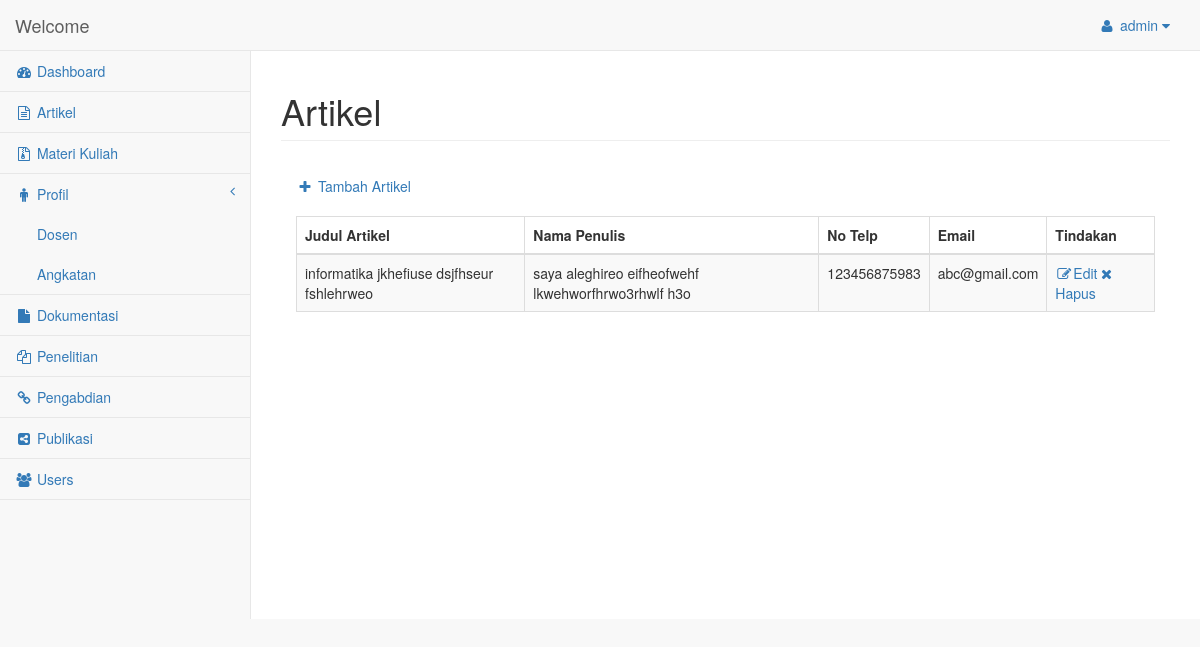
/artikel.php (signed in), run on an earlier commit of the app's database.
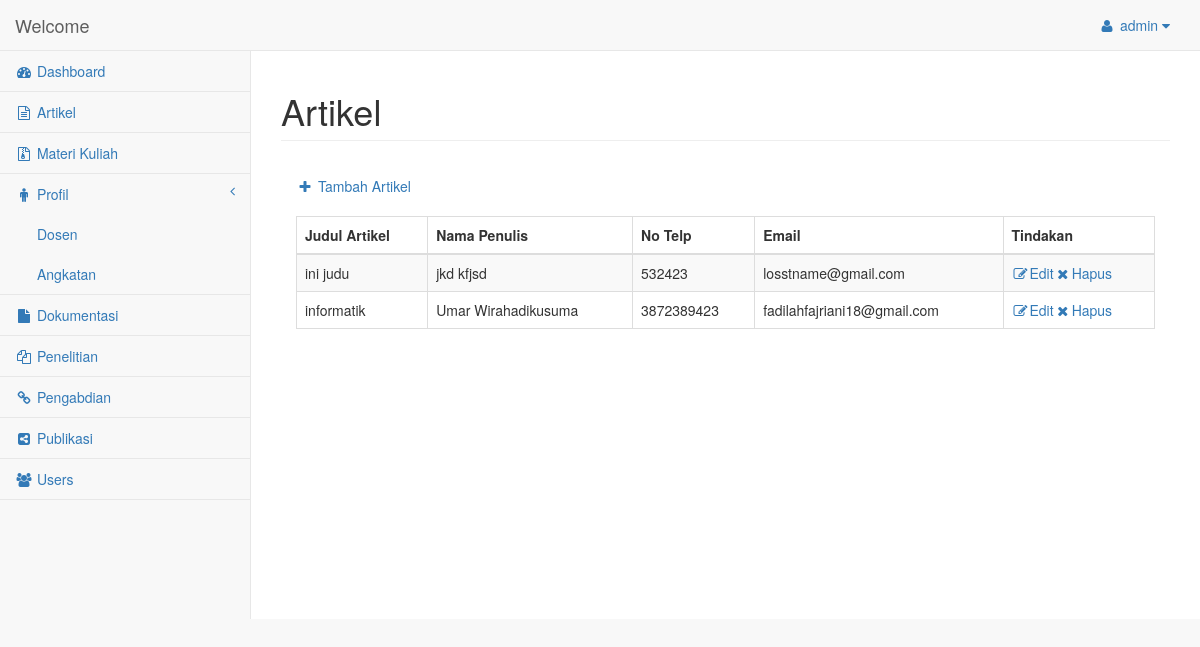
And on a later commit of the database.
### tables this page shows
CREATE TABLE IF NOT EXISTS `post_artikel` (
  `id` int(50) NOT NULL AUTO_INCREMENT,
  `tanggal` date NOT NULL,
  `Nama` char(50) NOT NULL,
  `Topik` char(50) NOT NULL,
  `Telepon` varchar(13) NOT NULL,
  `Email` varchar(40) NOT NULL,
  `Gambar` varchar(50) NOT NULL,
  `Pesan` longtext NOT NULL,
  PRIMARY KEY (`id`)
);

### artikel.php (the view, shortened to what this page needs)
<?php
  $username = $_SESSION['user'];
?>
<!DOCTYPE html>
<html lang="en">
<head>
      <link href="bower_components/bootstrap/dist/css/bootstrap.min.css" rel="stylesheet">
      <link href="bower_components/metisMenu/dist/metisMenu.min.css" rel="stylesheet">
      <link href="dist/css/timeline.css" rel="stylesheet">
      <link href="dist/css/sb-admin-2.css" rel="stylesheet">
      <link href="bower_components/morrisjs/morris.css" rel="stylesheet">
      <link href="bower_components/font-awesome/css/font-awesome.min.css" rel="stylesheet" type="text/css">
</head>
<body>
    <div id="wrapper">
        <nav class="navbar navbar-default navbar-static-top" role="navigation" style="margin-bottom: 0">
            <div class="navbar-header">
                <a class="navbar-brand" href="dashboard.php">Welcome</a>
            </div>
            <ul class="nav navbar-top-links navbar-right">
                <li class="dropdown">
                    <a class="dropdown-toggle" data-toggle="dropdown" href="#">
                       <i class="fa fa-user fa-fw"></i> <?php echo $username ?> <i class="fa fa-caret-down"></i>
                    </a>
                </li>
            </ul>
            <div class="navbar-default sidebar" role="navigation">
                <div class="sidebar-nav navbar-collapse">
                    <ul class="nav" id="side-menu">
                      <li>
                          <a href="dashboard.php"><i class="fa fa-dashboard fa-fw"></i> Dashboard</a>
                      </li>
                      <li>
                          <a href="artikel.php"><i class="fa fa-file-text-o fa-fw"></i> Artikel</a>
                      </li>
                      <li>
                          <a href="materikuliah.php"><i class="fa fa-file-archive-o fa-fw"></i> Materi Kuliah</a>
                      </li>
                      <li>
                        <a href="#"><i class="fa fa-male fa-fw"></i> Profil<span class="fa arrow"></span></a>
                        <ul class="nav nav-second-level">
                          <li>
                              <a href="dosen.php">Dosen</a>
                          </li>
                          <li>
                              <a href="angkatan.php">Angkatan</a>
                          </li>
                        </ul>
                      </li>
                      <li>
                          <a href="dokumentasi.php"><i class="fa fa-file fa-fw"></i> Dokumentasi</a>
                      </li>
                      <li>
                          <a href="penelitian.php"><i class="fa fa-files-o fa-fw"></i> Penelitian</a>
                      </li>
                      <li>
                          <a href="pengabdian.php"><i class="fa fa-link fa-fw"></i> Pengabdian</a>
                      </li>
                      <li>
                          <a href="publikasi.php"><i class="fa fa-share-alt-square fa-fw"></i> Publikasi</a>
                      </li>
                      <li>
                          <a href="users.php"><i class="fa fa-users fa-fw"></i> Users</a>
                      </li>
                    </ul>
                </div>
            </div>
        </nav>
        <div id="page-wrapper">
            <div class="row">
                <div class="col-lg-12">
                    <h1 class="page-header">Artikel</h1>
                </div>
            </div>
            <div class="row">
                <div class="col-lg-12">
                    <div class="panel-body">
                        <a href="tambahartikel.php"><i class="fa fa-plus fa-fw"></i> Tambah Artikel</a><br><br>
                        <div class="dataTable_wrapper">
                            <table class="table table-striped table-bordered table-hover" id="dataTables-example">
                                <thead>
                                    <tr>
                                        <th>Judul Artikel</th>
                                        <th>Nama Penulis</th>
                                        <th>No Telp</th>
                                        <th>Email</th>
                                        <th>Tindakan</th>
                                    </tr>
                                </thead>
                                <tbody>
                                    <?php
                                        $pdo = Database::connect();
                                        $sql = 'Select * From post_artikel';
                                        foreach ($pdo->query($sql) as $row) {
                                            echo '<tr class="even gradeA">';
                                            echo '<td>'. $row['Topik'] .'</td>';
                                            echo '<td>'. $row['Nama'] .'</td>';
                                            echo '<td>'. $row['Telepon'] .'</td>';
                                            echo '<td>'. $row['Email'] .'</td>';
                                            echo '<td class="center"><a href="editartikel.php?id='.$row['id'].'"><i class="fa fa-edit fa-fw"></i>Edit</a><a href="deleteartikel.php?id='.$row['id'].'"><i class="fa fa-close fa-fw"></i>Hapus</a></td>';
                                            echo '</tr>';
                                        }
                                    ?>
                                </tbody>
                            </table>
                        </div>
                    </div>
                </div>
            </div>
        </div>
    </div>
</body>
</html>

What changed in the data, as far as the page shows it:
removed post_artikel: Topik "informatika jkhefiuse dsjfhseur fshlehrweo", Nama "saya aleghireo eifheofwehf lkwehworfhrwo3rhwlf h3o", Telepon "123456875983", Email "abc@gmail.com"
added post_artikel: Topik "ini judu", Nama "jkd kfjsd", Telepon "532423", Email "losstname@gmail.com"
added post_artikel: Topik "informatik", Nama "Umar Wirahadikusuma", Telepon "3872389423", Email "fadilahfajriani18@gmail.com"
